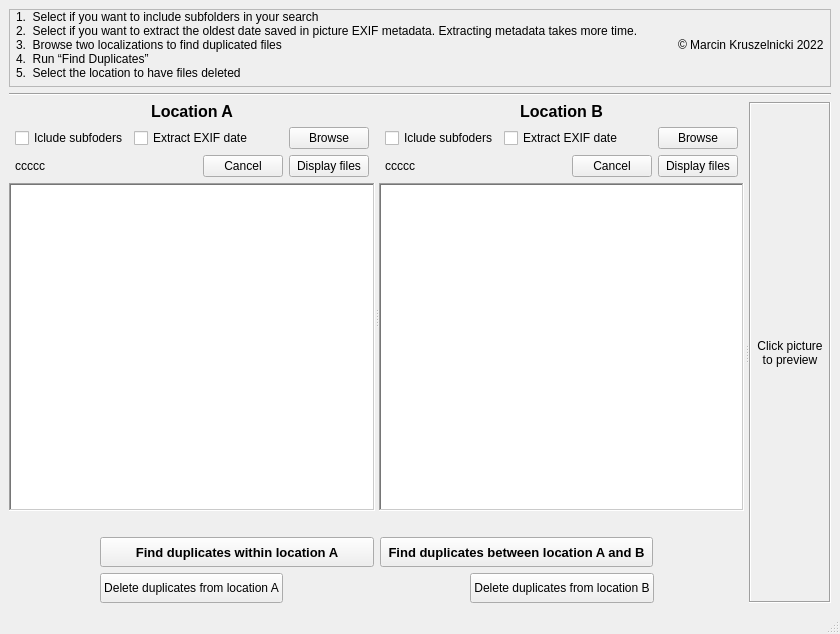
<?xml version="1.0" encoding="UTF-8"?>
<ui version="4.0">
 <class>MainWindow</class>
 <widget class="QMainWindow" name="MainWindow">
  <property name="enabled">
   <bool>true</bool>
  </property>
  <property name="geometry">
   <rect>
    <x>0</x>
    <y>0</y>
    <width>840</width>
    <height>634</height>
   </rect>
  </property>
  <property name="sizePolicy">
   <sizepolicy hsizetype="Expanding" vsizetype="Expanding">
    <horstretch>0</horstretch>
    <verstretch>0</verstretch>
   </sizepolicy>
  </property>
  <property name="font">
   <font>
    <pointsize>9</pointsize>
   </font>
  </property>
  <property name="windowTitle">
   <string>File Duplicates Editor</string>
  </property>
  <property name="locale">
   <locale language="English" country="UnitedKingdom"/>
  </property>
  <property name="tabShape">
   <enum>QTabWidget::Rounded</enum>
  </property>
  <widget class="QWidget" name="centralwidget">
   <layout class="QVBoxLayout" name="verticalLayout_5">
    <property name="spacing">
     <number>6</number>
    </property>
    <property name="leftMargin">
     <number>9</number>
    </property>
    <property name="rightMargin">
     <number>9</number>
    </property>
    <item>
     <layout class="QVBoxLayout" name="verticalLayout_4" stretch="1,0,10">
      <item>
       <widget class="QFrame" name="frame">
        <property name="sizePolicy">
         <sizepolicy hsizetype="Preferred" vsizetype="Minimum">
          <horstretch>0</horstretch>
          <verstretch>0</verstretch>
         </sizepolicy>
        </property>
        <property name="maximumSize">
         <size>
          <width>16777215</width>
          <height>16777215</height>
         </size>
        </property>
        <property name="frameShape">
         <enum>QFrame::StyledPanel</enum>
        </property>
        <property name="frameShadow">
         <enum>QFrame::Raised</enum>
        </property>
        <layout class="QHBoxLayout" name="horizontalLayout_8">
         <property name="spacing">
          <number>0</number>
         </property>
         <property name="leftMargin">
          <number>6</number>
         </property>
         <property name="topMargin">
          <number>0</number>
         </property>
         <property name="rightMargin">
          <number>6</number>
         </property>
         <property name="bottomMargin">
          <number>6</number>
         </property>
         <item>
          <widget class="QLabel" name="label_7">
           <property name="sizePolicy">
            <sizepolicy hsizetype="Expanding" vsizetype="Maximum">
             <horstretch>0</horstretch>
             <verstretch>0</verstretch>
            </sizepolicy>
           </property>
           <property name="minimumSize">
            <size>
             <width>661</width>
             <height>0</height>
            </size>
           </property>
           <property name="maximumSize">
            <size>
             <width>15000</width>
             <height>15000</height>
            </size>
           </property>
           <property name="text">
            <string>1.  Select if you want to include subfolders in your search
2.  Select if you want to extract the oldest date saved in picture EXIF metadata. Extracting metadata takes more time. 
3.  Browse two localizations to find duplicated files
4.  Run “Find Duplicates”
5.  Select the location to have files deleted</string>
           </property>
           <property name="textFormat">
            <enum>Qt::AutoText</enum>
           </property>
           <property name="wordWrap">
            <bool>true</bool>
           </property>
           <property name="margin">
            <number>0</number>
           </property>
           <property name="indent">
            <number>0</number>
           </property>
           <property name="openExternalLinks">
            <bool>false</bool>
           </property>
          </widget>
         </item>
         <item>
          <widget class="QLabel" name="label_12">
           <property name="text">
            <string>© Marcin Kruszelnicki 2022</string>
           </property>
          </widget>
         </item>
        </layout>
       </widget>
      </item>
      <item>
       <widget class="Line" name="line">
        <property name="orientation">
         <enum>Qt::Horizontal</enum>
        </property>
       </widget>
      </item>
      <item>
       <widget class="QSplitter" name="splitter_2">
        <property name="sizePolicy">
         <sizepolicy hsizetype="Minimum" vsizetype="Preferred">
          <horstretch>0</horstretch>
          <verstretch>0</verstretch>
         </sizepolicy>
        </property>
        <property name="minimumSize">
         <size>
          <width>0</width>
          <height>500</height>
         </size>
        </property>
        <property name="autoFillBackground">
         <bool>false</bool>
        </property>
        <property name="frameShape">
         <enum>QFrame::NoFrame</enum>
        </property>
        <property name="orientation">
         <enum>Qt::Horizontal</enum>
        </property>
        <property name="handleWidth">
         <number>5</number>
        </property>
        <property name="childrenCollapsible">
         <bool>false</bool>
        </property>
        <widget class="QWidget" name="layoutWidget">
         <layout class="QVBoxLayout" name="verticalLayout_2" stretch="6,0,0">
          <item>
           <widget class="QSplitter" name="splitter_1">
            <property name="sizePolicy">
             <sizepolicy hsizetype="Ignored" vsizetype="Ignored">
              <horstretch>0</horstretch>
              <verstretch>0</verstretch>
             </sizepolicy>
            </property>
            <property name="minimumSize">
             <size>
              <width>714</width>
              <height>0</height>
             </size>
            </property>
            <property name="cursor">
             <cursorShape>ArrowCursor</cursorShape>
            </property>
            <property name="mouseTracking">
             <bool>false</bool>
            </property>
            <property name="autoFillBackground">
             <bool>false</bool>
            </property>
            <property name="frameShape">
             <enum>QFrame::NoFrame</enum>
            </property>
            <property name="midLineWidth">
             <number>3</number>
            </property>
            <property name="orientation">
             <enum>Qt::Horizontal</enum>
            </property>
            <property name="childrenCollapsible">
             <bool>false</bool>
            </property>
            <widget class="QWidget" name="verticalLayoutWidget">
             <layout class="QVBoxLayout" name="verticalLayout">
              <item>
               <layout class="QHBoxLayout" name="horizontalLayout_3" stretch="0">
                <property name="leftMargin">
                 <number>6</number>
                </property>
                <property name="topMargin">
                 <number>0</number>
                </property>
                <property name="rightMargin">
                 <number>6</number>
                </property>
                <item>
                 <widget class="QLabel" name="label">
                  <property name="text">
                   <string>&lt;html&gt;&lt;head/&gt;&lt;body&gt;&lt;p align=&quot;center&quot;&gt;&lt;span style=&quot; font-size:12pt; font-weight:600;&quot;&gt;Location A&lt;/span&gt;&lt;/p&gt;&lt;/body&gt;&lt;/html&gt;</string>
                  </property>
                 </widget>
                </item>
               </layout>
              </item>
              <item>
               <layout class="QHBoxLayout" name="horizontalLayout_6" stretch="0,0,0,0">
                <property name="leftMargin">
                 <number>6</number>
                </property>
                <property name="topMargin">
                 <number>0</number>
                </property>
                <property name="rightMargin">
                 <number>6</number>
                </property>
                <item>
                 <widget class="QCheckBox" name="subfolders_A">
                  <property name="cursor">
                   <cursorShape>PointingHandCursor</cursorShape>
                  </property>
                  <property name="toolTip">
                   <string/>
                  </property>
                  <property name="text">
                   <string>Iclude subfoders</string>
                  </property>
                 </widget>
                </item>
                <item>
                 <widget class="QCheckBox" name="find_EXIF_A">
                  <property name="enabled">
                   <bool>true</bool>
                  </property>
                  <property name="cursor">
                   <cursorShape>PointingHandCursor</cursorShape>
                  </property>
                  <property name="toolTip">
                   <string>&lt;html&gt;&lt;head/&gt;&lt;body&gt;&lt;p&gt;It might take much longer to search for duplicates with this option on &lt;/p&gt;&lt;/body&gt;&lt;/html&gt;</string>
                  </property>
                  <property name="toolTipDuration">
                   <number>0</number>
                  </property>
                  <property name="statusTip">
                   <string>It might take much longer to search for duplicates with this option checked on</string>
                  </property>
                  <property name="text">
                   <string>Extract EXIF date</string>
                  </property>
                 </widget>
                </item>
                <item>
                 <spacer name="horizontalSpacer_7">
                  <property name="orientation">
                   <enum>Qt::Horizontal</enum>
                  </property>
                  <property name="sizeHint" stdset="0">
                   <size>
                    <width>40</width>
                    <height>20</height>
                   </size>
                  </property>
                 </spacer>
                </item>
                <item>
                 <widget class="QPushButton" name="Browse_A">
                  <property name="sizePolicy">
                   <sizepolicy hsizetype="Fixed" vsizetype="Fixed">
                    <horstretch>0</horstretch>
                    <verstretch>0</verstretch>
                   </sizepolicy>
                  </property>
                  <property name="cursor">
                   <cursorShape>PointingHandCursor</cursorShape>
                  </property>
                  <property name="text">
                   <string>Browse</string>
                  </property>
                  <property name="default">
                   <bool>false</bool>
                  </property>
                  <property name="flat">
                   <bool>false</bool>
                  </property>
                 </widget>
                </item>
               </layout>
              </item>
              <item>
               <layout class="QHBoxLayout" name="horizontalLayout_4" stretch="0,0,0">
                <property name="leftMargin">
                 <number>6</number>
                </property>
                <property name="topMargin">
                 <number>0</number>
                </property>
                <property name="rightMargin">
                 <number>6</number>
                </property>
                <item>
                 <widget class="QLabel" name="path_label_A">
                  <property name="sizePolicy">
                   <sizepolicy hsizetype="Expanding" vsizetype="Preferred">
                    <horstretch>0</horstretch>
                    <verstretch>0</verstretch>
                   </sizepolicy>
                  </property>
                  <property name="text">
                   <string>ccccc</string>
                  </property>
                  <property name="wordWrap">
                   <bool>true</bool>
                  </property>
                  <property name="openExternalLinks">
                   <bool>false</bool>
                  </property>
                 </widget>
                </item>
                <item>
                 <widget class="QPushButton" name="cancel_A">
                  <property name="sizePolicy">
                   <sizepolicy hsizetype="Fixed" vsizetype="Fixed">
                    <horstretch>0</horstretch>
                    <verstretch>0</verstretch>
                   </sizepolicy>
                  </property>
                  <property name="cursor">
                   <cursorShape>PointingHandCursor</cursorShape>
                  </property>
                  <property name="text">
                   <string>Cancel</string>
                  </property>
                  <property name="autoDefault">
                   <bool>false</bool>
                  </property>
                  <property name="default">
                   <bool>false</bool>
                  </property>
                  <property name="flat">
                   <bool>false</bool>
                  </property>
                 </widget>
                </item>
                <item>
                 <widget class="QPushButton" name="display_files_A">
                  <property name="sizePolicy">
                   <sizepolicy hsizetype="Fixed" vsizetype="Fixed">
                    <horstretch>0</horstretch>
                    <verstretch>0</verstretch>
                   </sizepolicy>
                  </property>
                  <property name="cursor">
                   <cursorShape>PointingHandCursor</cursorShape>
                  </property>
                  <property name="text">
                   <string>Display files</string>
                  </property>
                  <property name="default">
                   <bool>false</bool>
                  </property>
                  <property name="flat">
                   <bool>false</bool>
                  </property>
                 </widget>
                </item>
               </layout>
              </item>
              <item>
               <widget class="QTreeView" name="tree_A">
                <property name="enabled">
                 <bool>true</bool>
                </property>
                <property name="minimumSize">
                 <size>
                  <width>60</width>
                  <height>0</height>
                 </size>
                </property>
                <property name="cursor" stdset="0">
                 <cursorShape>PointingHandCursor</cursorShape>
                </property>
                <property name="contextMenuPolicy">
                 <enum>Qt::NoContextMenu</enum>
                </property>
                <property name="acceptDrops">
                 <bool>false</bool>
                </property>
                <property name="layoutDirection">
                 <enum>Qt::LeftToRight</enum>
                </property>
                <property name="autoFillBackground">
                 <bool>false</bool>
                </property>
                <property name="styleSheet">
                 <string notr="true"/>
                </property>
                <property name="frameShape">
                 <enum>QFrame::WinPanel</enum>
                </property>
                <property name="lineWidth">
                 <number>1</number>
                </property>
                <property name="midLineWidth">
                 <number>0</number>
                </property>
                <property name="sizeAdjustPolicy">
                 <enum>QAbstractScrollArea::AdjustIgnored</enum>
                </property>
                <property name="editTriggers">
                 <set>QAbstractItemView::NoEditTriggers</set>
                </property>
                <property name="showDropIndicator" stdset="0">
                 <bool>false</bool>
                </property>
                <property name="dragEnabled">
                 <bool>false</bool>
                </property>
                <property name="dragDropMode">
                 <enum>QAbstractItemView::NoDragDrop</enum>
                </property>
                <property name="alternatingRowColors">
                 <bool>false</bool>
                </property>
                <property name="selectionMode">
                 <enum>QAbstractItemView::MultiSelection</enum>
                </property>
                <property name="selectionBehavior">
                 <enum>QAbstractItemView::SelectRows</enum>
                </property>
                <property name="iconSize">
                 <size>
                  <width>16</width>
                  <height>16</height>
                 </size>
                </property>
                <property name="indentation">
                 <number>15</number>
                </property>
                <property name="rootIsDecorated">
                 <bool>true</bool>
                </property>
                <property name="uniformRowHeights">
                 <bool>true</bool>
                </property>
                <property name="itemsExpandable">
                 <bool>true</bool>
                </property>
                <property name="sortingEnabled">
                 <bool>true</bool>
                </property>
                <property name="animated">
                 <bool>true</bool>
                </property>
                <property name="allColumnsShowFocus">
                 <bool>true</bool>
                </property>
                <property name="wordWrap">
                 <bool>true</bool>
                </property>
                <property name="headerHidden">
                 <bool>false</bool>
                </property>
                <property name="expandsOnDoubleClick">
                 <bool>true</bool>
                </property>
                <attribute name="headerMinimumSectionSize">
                 <number>80</number>
                </attribute>
               </widget>
              </item>
              <item>
               <widget class="QLabel" name="label_A">
                <property name="minimumSize">
                 <size>
                  <width>60</width>
                  <height>0</height>
                 </size>
                </property>
                <property name="text">
                 <string/>
                </property>
               </widget>
              </item>
             </layout>
            </widget>
            <widget class="QWidget" name="verticalLayoutWidget_2">
             <layout class="QVBoxLayout" name="verticalLayout_3">
              <item>
               <layout class="QHBoxLayout" name="horizontalLayout_2" stretch="1">
                <property name="leftMargin">
                 <number>6</number>
                </property>
                <property name="topMargin">
                 <number>0</number>
                </property>
                <property name="rightMargin">
                 <number>6</number>
                </property>
                <item alignment="Qt::AlignHCenter">
                 <widget class="QLabel" name="label_2">
                  <property name="text">
                   <string>&lt;html&gt;&lt;head/&gt;&lt;body&gt;&lt;p align=&quot;center&quot;&gt;&lt;span style=&quot; font-size:12pt; font-weight:600;&quot;&gt;Location B&lt;/span&gt;&lt;/p&gt;&lt;/body&gt;&lt;/html&gt;</string>
                  </property>
                 </widget>
                </item>
               </layout>
              </item>
              <item>
               <layout class="QHBoxLayout" name="horizontalLayout_10" stretch="0,0,0,0">
                <property name="leftMargin">
                 <number>6</number>
                </property>
                <property name="topMargin">
                 <number>0</number>
                </property>
                <property name="rightMargin">
                 <number>6</number>
                </property>
                <item>
                 <widget class="QCheckBox" name="subfolders_B">
                  <property name="cursor">
                   <cursorShape>PointingHandCursor</cursorShape>
                  </property>
                  <property name="toolTip">
                   <string/>
                  </property>
                  <property name="text">
                   <string>Iclude subfoders</string>
                  </property>
                 </widget>
                </item>
                <item>
                 <widget class="QCheckBox" name="find_EXIF_B">
                  <property name="sizePolicy">
                   <sizepolicy hsizetype="Minimum" vsizetype="Fixed">
                    <horstretch>0</horstretch>
                    <verstretch>0</verstretch>
                   </sizepolicy>
                  </property>
                  <property name="maximumSize">
                   <size>
                    <width>16777215</width>
                    <height>16777215</height>
                   </size>
                  </property>
                  <property name="sizeIncrement">
                   <size>
                    <width>0</width>
                    <height>0</height>
                   </size>
                  </property>
                  <property name="baseSize">
                   <size>
                    <width>0</width>
                    <height>0</height>
                   </size>
                  </property>
                  <property name="cursor">
                   <cursorShape>PointingHandCursor</cursorShape>
                  </property>
                  <property name="toolTip">
                   <string>&lt;html&gt;&lt;head/&gt;&lt;body&gt;&lt;p&gt;It might take much longer to search for duplicates with this option on &lt;/p&gt;&lt;/body&gt;&lt;/html&gt;</string>
                  </property>
                  <property name="statusTip">
                   <string>It might take much longer to search for duplicates with this option checked on</string>
                  </property>
                  <property name="text">
                   <string>Extract EXIF date</string>
                  </property>
                 </widget>
                </item>
                <item>
                 <spacer name="horizontalSpacer_5">
                  <property name="orientation">
                   <enum>Qt::Horizontal</enum>
                  </property>
                  <property name="sizeHint" stdset="0">
                   <size>
                    <width>40</width>
                    <height>20</height>
                   </size>
                  </property>
                 </spacer>
                </item>
                <item>
                 <widget class="QPushButton" name="Browse_B">
                  <property name="sizePolicy">
                   <sizepolicy hsizetype="Fixed" vsizetype="Fixed">
                    <horstretch>0</horstretch>
                    <verstretch>0</verstretch>
                   </sizepolicy>
                  </property>
                  <property name="cursor">
                   <cursorShape>PointingHandCursor</cursorShape>
                  </property>
                  <property name="text">
                   <string>Browse</string>
                  </property>
                  <property name="default">
                   <bool>false</bool>
                  </property>
                  <property name="flat">
                   <bool>false</bool>
                  </property>
                 </widget>
                </item>
               </layout>
              </item>
              <item>
               <layout class="QHBoxLayout" name="horizontalLayout_5" stretch="0,0,0">
                <property name="leftMargin">
                 <number>6</number>
                </property>
                <property name="topMargin">
                 <number>0</number>
                </property>
                <property name="rightMargin">
                 <number>6</number>
                </property>
                <item>
                 <widget class="QLabel" name="path_label_B">
                  <property name="sizePolicy">
                   <sizepolicy hsizetype="Expanding" vsizetype="Preferred">
                    <horstretch>0</horstretch>
                    <verstretch>0</verstretch>
                   </sizepolicy>
                  </property>
                  <property name="text">
                   <string>ccccc</string>
                  </property>
                  <property name="wordWrap">
                   <bool>true</bool>
                  </property>
                  <property name="openExternalLinks">
                   <bool>false</bool>
                  </property>
                 </widget>
                </item>
                <item>
                 <widget class="QPushButton" name="cancel_B">
                  <property name="sizePolicy">
                   <sizepolicy hsizetype="Fixed" vsizetype="Fixed">
                    <horstretch>0</horstretch>
                    <verstretch>0</verstretch>
                   </sizepolicy>
                  </property>
                  <property name="cursor">
                   <cursorShape>PointingHandCursor</cursorShape>
                  </property>
                  <property name="text">
                   <string>Cancel</string>
                  </property>
                  <property name="default">
                   <bool>false</bool>
                  </property>
                  <property name="flat">
                   <bool>false</bool>
                  </property>
                 </widget>
                </item>
                <item>
                 <widget class="QPushButton" name="display_files_B">
                  <property name="sizePolicy">
                   <sizepolicy hsizetype="Fixed" vsizetype="Fixed">
                    <horstretch>0</horstretch>
                    <verstretch>0</verstretch>
                   </sizepolicy>
                  </property>
                  <property name="cursor">
                   <cursorShape>PointingHandCursor</cursorShape>
                  </property>
                  <property name="text">
                   <string>Display files</string>
                  </property>
                  <property name="default">
                   <bool>false</bool>
                  </property>
                  <property name="flat">
                   <bool>false</bool>
                  </property>
                 </widget>
                </item>
               </layout>
              </item>
              <item>
               <widget class="QTreeView" name="tree_B">
                <property name="enabled">
                 <bool>true</bool>
                </property>
                <property name="sizePolicy">
                 <sizepolicy hsizetype="Expanding" vsizetype="Expanding">
                  <horstretch>0</horstretch>
                  <verstretch>0</verstretch>
                 </sizepolicy>
                </property>
                <property name="minimumSize">
                 <size>
                  <width>60</width>
                  <height>0</height>
                 </size>
                </property>
                <property name="cursor" stdset="0">
                 <cursorShape>PointingHandCursor</cursorShape>
                </property>
                <property name="contextMenuPolicy">
                 <enum>Qt::NoContextMenu</enum>
                </property>
                <property name="layoutDirection">
                 <enum>Qt::LeftToRight</enum>
                </property>
                <property name="frameShape">
                 <enum>QFrame::WinPanel</enum>
                </property>
                <property name="editTriggers">
                 <set>QAbstractItemView::NoEditTriggers</set>
                </property>
                <property name="showDropIndicator" stdset="0">
                 <bool>false</bool>
                </property>
                <property name="alternatingRowColors">
                 <bool>false</bool>
                </property>
                <property name="selectionMode">
                 <enum>QAbstractItemView::MultiSelection</enum>
                </property>
                <property name="selectionBehavior">
                 <enum>QAbstractItemView::SelectRows</enum>
                </property>
                <property name="iconSize">
                 <size>
                  <width>16</width>
                  <height>16</height>
                 </size>
                </property>
                <property name="indentation">
                 <number>15</number>
                </property>
                <property name="rootIsDecorated">
                 <bool>false</bool>
                </property>
                <property name="uniformRowHeights">
                 <bool>true</bool>
                </property>
                <property name="sortingEnabled">
                 <bool>true</bool>
                </property>
                <property name="animated">
                 <bool>true</bool>
                </property>
                <property name="allColumnsShowFocus">
                 <bool>true</bool>
                </property>
                <property name="wordWrap">
                 <bool>true</bool>
                </property>
                <attribute name="headerMinimumSectionSize">
                 <number>80</number>
                </attribute>
                <attribute name="headerShowSortIndicator" stdset="0">
                 <bool>true</bool>
                </attribute>
                <attribute name="headerStretchLastSection">
                 <bool>true</bool>
                </attribute>
               </widget>
              </item>
              <item>
               <widget class="QLabel" name="label_B">
                <property name="minimumSize">
                 <size>
                  <width>60</width>
                  <height>0</height>
                 </size>
                </property>
                <property name="text">
                 <string/>
                </property>
               </widget>
              </item>
             </layout>
            </widget>
           </widget>
          </item>
          <item>
           <layout class="QHBoxLayout" name="horizontalLayout_9" stretch="1,3,3,1">
            <item>
             <spacer name="horizontalSpacer_2">
              <property name="orientation">
               <enum>Qt::Horizontal</enum>
              </property>
              <property name="sizeHint" stdset="0">
               <size>
                <width>40</width>
                <height>20</height>
               </size>
              </property>
             </spacer>
            </item>
            <item>
             <widget class="QPushButton" name="find_duplicates_2">
              <property name="minimumSize">
               <size>
                <width>0</width>
                <height>30</height>
               </size>
              </property>
              <property name="font">
               <font>
                <pointsize>10</pointsize>
                <weight>75</weight>
                <bold>true</bold>
               </font>
              </property>
              <property name="cursor">
               <cursorShape>PointingHandCursor</cursorShape>
              </property>
              <property name="toolTip">
               <string extracomment="Tip">Tip</string>
              </property>
              <property name="statusTip">
               <string>Finds duplicates between Location A and the first folder inside that location </string>
              </property>
              <property name="whatsThis">
               <string/>
              </property>
              <property name="accessibleName">
               <string/>
              </property>
              <property name="accessibleDescription">
               <string/>
              </property>
              <property name="text">
               <string>Find duplicates within location A</string>
              </property>
             </widget>
            </item>
            <item>
             <widget class="QPushButton" name="find_duplicates">
              <property name="minimumSize">
               <size>
                <width>0</width>
                <height>30</height>
               </size>
              </property>
              <property name="font">
               <font>
                <pointsize>10</pointsize>
                <weight>75</weight>
                <bold>true</bold>
               </font>
              </property>
              <property name="cursor">
               <cursorShape>PointingHandCursor</cursorShape>
              </property>
              <property name="text">
               <string>Find duplicates between location A and B</string>
              </property>
             </widget>
            </item>
            <item>
             <spacer name="horizontalSpacer">
              <property name="orientation">
               <enum>Qt::Horizontal</enum>
              </property>
              <property name="sizeHint" stdset="0">
               <size>
                <width>40</width>
                <height>20</height>
               </size>
              </property>
             </spacer>
            </item>
           </layout>
          </item>
          <item>
           <layout class="QHBoxLayout" name="horizontalLayout_7" stretch="1,2,2,2,1">
            <item>
             <spacer name="horizontalSpacer_4">
              <property name="orientation">
               <enum>Qt::Horizontal</enum>
              </property>
              <property name="sizeHint" stdset="0">
               <size>
                <width>40</width>
                <height>20</height>
               </size>
              </property>
             </spacer>
            </item>
            <item>
             <widget class="QPushButton" name="delete_A">
              <property name="sizePolicy">
               <sizepolicy hsizetype="Expanding" vsizetype="Fixed">
                <horstretch>0</horstretch>
                <verstretch>0</verstretch>
               </sizepolicy>
              </property>
              <property name="minimumSize">
               <size>
                <width>0</width>
                <height>30</height>
               </size>
              </property>
              <property name="maximumSize">
               <size>
                <width>16777215</width>
                <height>16777215</height>
               </size>
              </property>
              <property name="cursor">
               <cursorShape>PointingHandCursor</cursorShape>
              </property>
              <property name="text">
               <string>Delete duplicates from location A</string>
              </property>
              <property name="default">
               <bool>false</bool>
              </property>
              <property name="flat">
               <bool>false</bool>
              </property>
             </widget>
            </item>
            <item>
             <spacer name="horizontalSpacer_6">
              <property name="orientation">
               <enum>Qt::Horizontal</enum>
              </property>
              <property name="sizeHint" stdset="0">
               <size>
                <width>40</width>
                <height>20</height>
               </size>
              </property>
             </spacer>
            </item>
            <item>
             <widget class="QPushButton" name="delete_B">
              <property name="sizePolicy">
               <sizepolicy hsizetype="Expanding" vsizetype="Fixed">
                <horstretch>0</horstretch>
                <verstretch>0</verstretch>
               </sizepolicy>
              </property>
              <property name="minimumSize">
               <size>
                <width>0</width>
                <height>30</height>
               </size>
              </property>
              <property name="maximumSize">
               <size>
                <width>16777215</width>
                <height>16777215</height>
               </size>
              </property>
              <property name="cursor">
               <cursorShape>PointingHandCursor</cursorShape>
              </property>
              <property name="text">
               <string>Delete duplicates from location B</string>
              </property>
              <property name="default">
               <bool>false</bool>
              </property>
              <property name="flat">
               <bool>false</bool>
              </property>
             </widget>
            </item>
            <item>
             <spacer name="horizontalSpacer_3">
              <property name="orientation">
               <enum>Qt::Horizontal</enum>
              </property>
              <property name="sizeHint" stdset="0">
               <size>
                <width>40</width>
                <height>20</height>
               </size>
              </property>
             </spacer>
            </item>
           </layout>
          </item>
         </layout>
        </widget>
        <widget class="QLabel" name="image_view">
         <property name="sizePolicy">
          <sizepolicy hsizetype="Minimum" vsizetype="Ignored">
           <horstretch>0</horstretch>
           <verstretch>0</verstretch>
          </sizepolicy>
         </property>
         <property name="minimumSize">
          <size>
           <width>80</width>
           <height>0</height>
          </size>
         </property>
         <property name="focusPolicy">
          <enum>Qt::NoFocus</enum>
         </property>
         <property name="frameShape">
          <enum>QFrame::Box</enum>
         </property>
         <property name="frameShadow">
          <enum>QFrame::Sunken</enum>
         </property>
         <property name="text">
          <string>Click picture to preview</string>
         </property>
         <property name="scaledContents">
          <bool>false</bool>
         </property>
         <property name="alignment">
          <set>Qt::AlignCenter</set>
         </property>
         <property name="wordWrap">
          <bool>true</bool>
         </property>
        </widget>
       </widget>
      </item>
     </layout>
    </item>
   </layout>
  </widget>
  <widget class="QStatusBar" name="statusbar">
   <property name="font">
    <font>
     <family>MS Shell Dlg 2</family>
     <pointsize>10</pointsize>
    </font>
   </property>
   <property name="autoFillBackground">
    <bool>true</bool>
   </property>
  </widget>
 </widget>
 <tabstops>
  <tabstop>subfolders_A</tabstop>
  <tabstop>find_EXIF_A</tabstop>
  <tabstop>Browse_A</tabstop>
  <tabstop>subfolders_B</tabstop>
  <tabstop>find_EXIF_B</tabstop>
  <tabstop>Browse_B</tabstop>
  <tabstop>cancel_A</tabstop>
  <tabstop>display_files_A</tabstop>
  <tabstop>cancel_B</tabstop>
  <tabstop>display_files_B</tabstop>
  <tabstop>tree_A</tabstop>
  <tabstop>tree_B</tabstop>
  <tabstop>find_duplicates_2</tabstop>
  <tabstop>find_duplicates</tabstop>
  <tabstop>delete_A</tabstop>
  <tabstop>delete_B</tabstop>
 </tabstops>
 <resources/>
 <connections/>
</ui>
